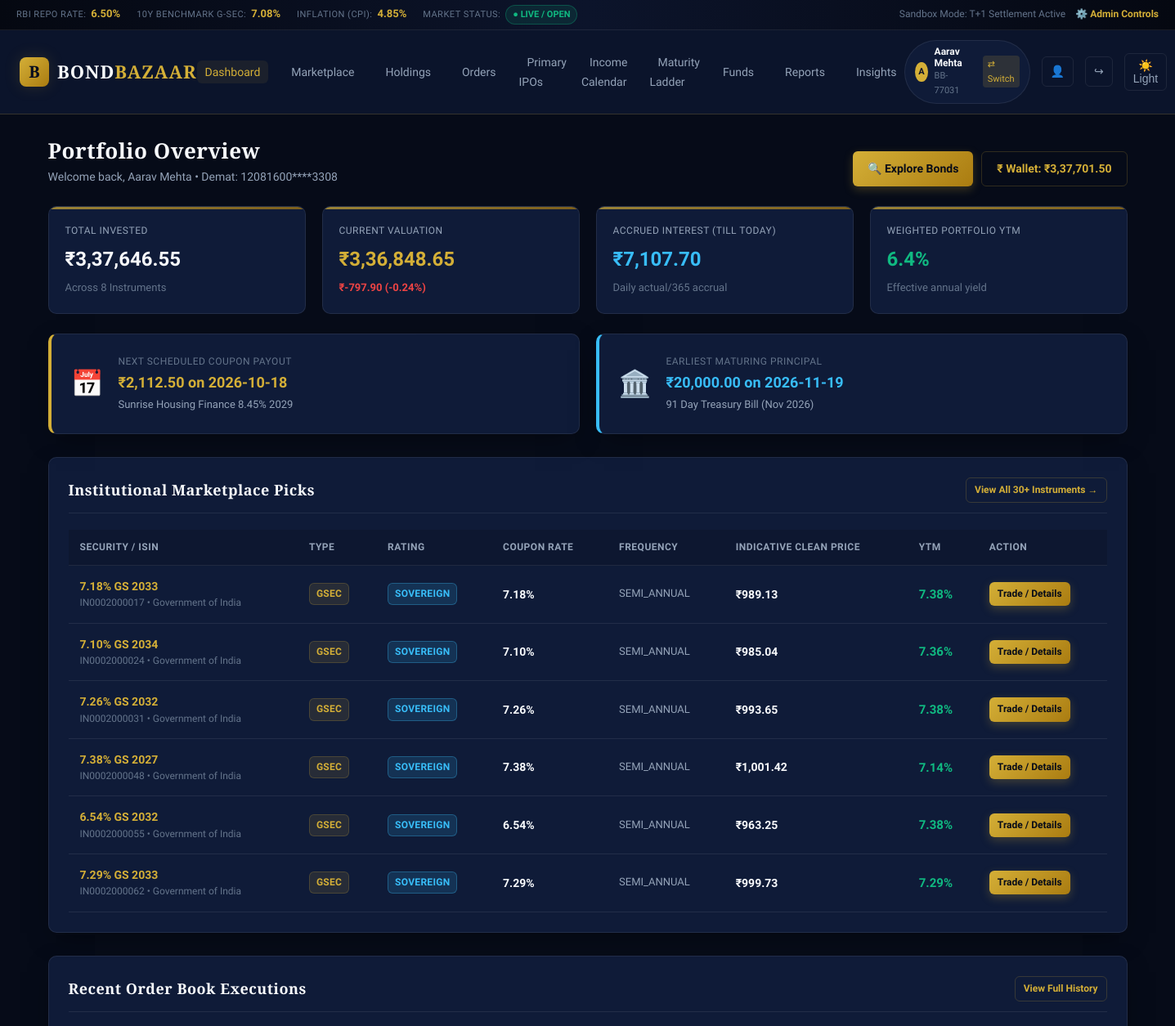
Before: / (upper part) with the older database file.
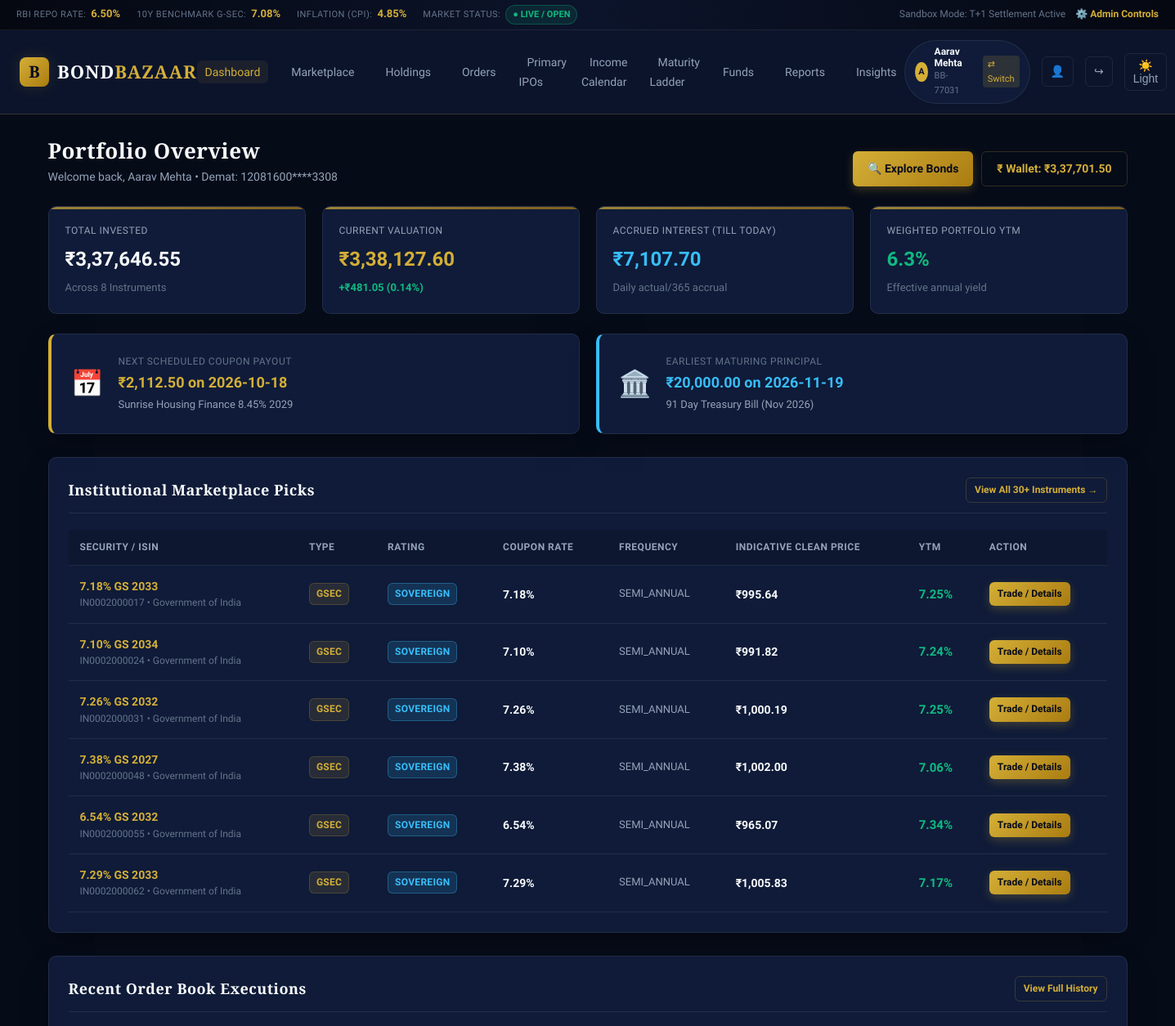
After: the same page with the newer database file.
### app/models/entities.py (models this page shows)
class User(Base):
    __tablename__ = "users"
    id = Column(Integer, primary_key=True, index=True)
    email = Column(String(120), unique=True, index=True, nullable=False)
    full_name = Column(String(120), nullable=False)
    mobile = Column(String(20), nullable=False)
    customer_id = Column(String(30), unique=True, index=True, nullable=False) # e.g. BB-77031
    pan = Column(String(10), nullable=False)
    pan_masked = Column(String(15), nullable=False)
    demat_account = Column(String(30), nullable=False)
    demat_account_masked = Column(String(30), nullable=False)
    bank_name = Column(String(100), default="HDFC Bank")
    bank_account_masked = Column(String(30), default="XXXXXX5021")
    bank_ifsc = Column(String(20), default="HDFC0001234")
    wallet_balance = Column(Float, default=100000.0) # In Rupees
    created_at = Column(DateTime(timezone=True), default=ist_now)
    holdings = relationship("Holding", back_populates="user", cascade="all, delete-orphan")
    orders = relationship("SecondaryOrder", back_populates="user", cascade="all, delete-orphan")
    transactions = relationship("WalletTransaction", back_populates="user", cascade="all, delete-orphan")
    consents = relationship("ApiConsent", back_populates="user", cascade="all, delete-orphan")
    applications = relationship("PrimaryApplication", back_populates="user", cascade="all, delete-orphan")

class Instrument(Base):
    __tablename__ = "instruments"
    id = Column(Integer, primary_key=True, index=True)
    isin = Column(String(12), unique=True, index=True, nullable=False)
    name = Column(String(150), nullable=False)
    issuer_name = Column(String(120), nullable=False)
    instrument_type = Column(String(30), nullable=False) # GSEC, TBILL, SDL, SGB, CORPORATE_BOND, TAX_FREE_BOND
    face_value = Column(Float, nullable=False)
    coupon_rate = Column(Float, default=0.0) # e.g. 0.0810
    coupon_frequency = Column(String(20), default="SEMI_ANNUAL") # ANNUAL, SEMI_ANNUAL, MONTHLY, CUMULATIVE
    issue_date = Column(Date, nullable=False)
    maturity_date = Column(Date, nullable=False)
    credit_rating = Column(String(20), default="AAA")
    rating_agency = Column(String(50), default="Beacon Ratings")
    is_secured = Column(Boolean, default=True)
    is_callable = Column(Boolean, default=False)
    is_puttable = Column(Boolean, default=False)
    min_lot_size = Column(Integer, default=1)
    benchmark_spread_bps = Column(Float, default=50.0) # Spread over 10Y benchmark in bps
    current_ytm = Column(Float, default=0.0750)
    clean_price = Column(Float, default=1000.0)
    dirty_price = Column(Float, default=1000.0)
    accrued_interest = Column(Float, default=0.0)
    modified_duration = Column(Float, default=4.5)
    current_yield = Column(Float, default=0.0750)
    next_coupon_date = Column(Date, nullable=True)
    explainer = Column(Text, default="")
    risk_profile = Column(Text, default="")
    is_active = Column(Boolean, default=True)
    price_history = relationship("PriceHistory", back_populates="instrument", cascade="all, delete-orphan")
    holdings = relationship("Holding", back_populates="instrument")
    orders = relationship("SecondaryOrder", back_populates="instrument")

### app/routers/web.py (the view)
@router.get("/", response_class=HTMLResponse)
async def home_page(request: Request, db: Session = Depends(get_db)):
    user = get_current_user_optional(request, db)
    if not user:
        return RedirectResponse(url="/login", status_code=303)
    summary = calculate_portfolio_summary(db, user)
    state = db.query(SystemState).first()
    featured_bonds = db.query(Instrument).filter(Instrument.is_active == True).limit(6).all()
    recent_orders = db.query(SecondaryOrder).filter(SecondaryOrder.user_id == user.id).order_by(SecondaryOrder.created_at.desc()).limit(5).all()
    return templates.TemplateResponse(
    request=request,
    name="home.html",
    context={
        "user": user,
        "summary": summary,
        "state": state,
        "featured_bonds": featured_bonds,
        "recent_orders": recent_orders
    }
)

### app/templates/home.html (shortened to what this page needs)
{% extends "base.html" %}
{% block content %}
<div style="margin-bottom: 24px; display: flex; justify-content: space-between; align-items: flex-end;">
    <div>
        <h1 style="font-size: 26px;">Portfolio Overview</h1>
        <p style="color: var(--text-muted); font-size: 14px;">Welcome back, {{ user.full_name }} • Demat: {{ user.demat_account_masked }}</p>
    </div>
    <div style="display: flex; gap: 10px;">
        <a href="/marketplace" class="btn btn-primary">🔍 Explore Bonds</a>
        <a href="/wallet" class="btn btn-secondary">₹ Wallet: {{ user.wallet_balance|inr }}</a>
    </div>
</div>
<div class="grid-4" style="margin-bottom: 24px;">
    <div class="stat-card">
        <span class="stat-label">Total Invested</span>
        <span class="stat-value">{{ summary.total_invested|inr }}</span>
        <span class="stat-sub">Across {{ summary.holdings_count }} Instruments</span>
    </div>
    <div class="stat-card">
        <span class="stat-label">Current Valuation</span>
        <span class="stat-value" style="color: var(--gold-primary);">{{ summary.current_value|inr }}</span>
        <span class="stat-sub" style="color: {% if summary.pnl >= 0 %}var(--success){% else %}var(--danger){% endif %}; font-weight: 600;">
            {% if summary.pnl >= 0 %}+{% endif %}{{ summary.pnl|inr }} ({{ summary.pnl_pct }}%)
        </span>
    </div>
    <div class="stat-card">
        <span class="stat-label">Accrued Interest (Till Today)</span>
        <span class="stat-value" style="color: #38BDF8;">{{ summary.accrued_interest|inr }}</span>
        <span class="stat-sub">Daily actual/365 accrual</span>
    </div>
    <div class="stat-card">
        <span class="stat-label">Weighted Portfolio YTM</span>
        <span class="stat-value" style="color: #10B981;">{{ summary.portfolio_ytm }}%</span>
        <span class="stat-sub">Effective annual yield</span>
    </div>
</div>
<div class="grid-2" style="margin-bottom: 28px;">
    <div class="card" style="display: flex; align-items: center; gap: 18px; border-left: 4px solid var(--gold-primary);">
        <div style="font-size: 32px;">📅</div>
        <div>
            <div style="font-size: 12px; color: var(--text-dim); text-transform: uppercase; letter-spacing: 0.5px;">Next Scheduled Coupon Payout</div>
            {% if summary.next_coupon %}
            <div style="font-size: 18px; font-weight: 700; color: var(--gold-primary); margin: 2px 0;">
                {{ summary.next_coupon.amount|inr }} on {{ summary.next_coupon.date }}
            </div>
            <div style="font-size: 13px; color: var(--text-muted);">{{ summary.next_coupon.instrument_name }}</div>
            {% else %}
            <div style="font-size: 15px; color: var(--text-muted); margin-top: 4px;">No immediate coupon payouts due.</div>
            {% endif %}
        </div>
    </div>
    <div class="card" style="display: flex; align-items: center; gap: 18px; border-left: 4px solid #38BDF8;">
        <div style="font-size: 32px;">🏛️</div>
        <div>
            <div style="font-size: 12px; color: var(--text-dim); text-transform: uppercase; letter-spacing: 0.5px;">Earliest Maturing Principal</div>
            {% if summary.next_maturity %}
            <div style="font-size: 18px; font-weight: 700; color: #38BDF8; margin: 2px 0;">
                {{ summary.next_maturity.amount|inr }} on {{ summary.next_maturity.date }}
            </div>
            <div style="font-size: 13px; color: var(--text-muted);">{{ summary.next_maturity.instrument_name }}</div>
            {% else %}
            <div style="font-size: 15px; color: var(--text-muted); margin-top: 4px;">No upcoming maturities.</div>
            {% endif %}
        </div>
    </div>
</div>
<div class="card" style="margin-bottom: 28px;">
    <div class="card-header">
        <h2 class="card-title">Institutional Marketplace Picks</h2>
        <a href="/marketplace" class="btn btn-secondary btn-sm">View All 30+ Instruments →</a>
    </div>
    <div class="table-responsive">
        <table class="bb-table">
            <thead>
                <tr>
                    <th>Security / ISIN</th>
                    <th>Type</th>
                    <th>Rating</th>
                    <th>Coupon Rate</th>
                    <th>Frequency</th>
                    <th>Indicative Clean Price</th>
                    <th>YTM</th>
                    <th>Action</th>
                </tr>
            </thead>
            <tbody>
                {% for b in featured_bonds %}
                <tr>
                    <td>
                        <a href="/bonds/{{ b.isin }}" style="font-weight: 600; font-size: 14px;">{{ b.name }}</a>
                        <div style="font-size: 12px; color: var(--text-dim);">{{ b.isin }} • {{ b.issuer_name }}</div>
                    </td>
                    <td><span class="badge badge-type">{{ b.instrument_type }}</span></td>
                    <td>
                        {% if 'SOVEREIGN' in b.credit_rating %}
                        <span class="badge badge-sovereign">SOVEREIGN</span>
                        {% elif 'AAA' in b.credit_rating %}
                        <span class="badge badge-aaa">AAA</span>
                        {% elif 'AA' in b.credit_rating %}
                        <span class="badge badge-aa">{{ b.credit_rating }}</span>
                        {% else %}
                        <span class="badge badge-a">{{ b.credit_rating }}</span>
                        {% endif %}
                    </td>
                    <td style="font-weight: 600;">{{ b.coupon_rate|pct }}</td>
                    <td style="font-size: 13px; color: var(--text-muted);">{{ b.coupon_frequency }}</td>
                    <td style="font-weight: 700;">{{ b.clean_price|inr }}</td>
                    <td style="color: #10B981; font-weight: 700; font-size: 15px;">{{ b.current_ytm|pct }}</td>
                    <td>
                        <a href="/bonds/{{ b.isin }}" class="btn btn-primary btn-sm">Trade / Details</a>
                    </td>
                </tr>
                {% endfor %}
            </tbody>
        </table>
    </div>
</div>
<div class="card">
    <div class="card-header">
        <h2 class="card-title">Recent Order Book Executions</h2>
        <a href="/orders" class="btn btn-secondary btn-sm">View Full History</a>
    </div>
</div>
{% endblock %}

### app/templates/base.html (shortened to what this page needs)
<!DOCTYPE html>
<html lang="en" data-theme="dark">
<head>
    <link rel="stylesheet" href="/static/css/style.css">
</head>
<body>
    <div class="header-top-ticker">
        <div class="ticker-items">
            <div class="ticker-item">
                <span class="ticker-label">RBI REPO RATE:</span>
                <span class="ticker-value">6.50%</span>
            </div>
            <div class="ticker-item">
                <span class="ticker-label">10Y BENCHMARK G-SEC:</span>
                <span class="ticker-value">7.08%</span>
            </div>
            <div class="ticker-item">
                <span class="ticker-label">INFLATION (CPI):</span>
                <span class="ticker-value">4.85%</span>
            </div>
            <div class="ticker-item">
                <span class="ticker-label">MARKET STATUS:</span>
                <span class="market-status-badge market-open">● LIVE / OPEN</span>
            </div>
        </div>
        <div style="display: flex; gap: 12px; align-items: center; font-size: 12px;">
            <span style="color: var(--text-dim);">Sandbox Mode: T+1 Settlement Active</span>
            <a href="/admin" style="color: var(--gold-primary); font-weight: 600;">⚙️ Admin Controls</a>
        </div>
    </div>
    <nav class="navbar">
        <div class="nav-brand">
            <a href="/" style="display: flex; align-items: center; gap: 10px; text-decoration: none;">
                <div class="brand-logo-icon">B</div>
                <div class="brand-text">BOND<span>BAZAAR</span></div>
            </a>
        </div>
        <ul class="nav-links">
            <li><a href="/" class="nav-link {% if request.url.path == '/' %}active{% endif %}">Dashboard</a></li>
            <li><a href="/marketplace" class="nav-link {% if request.url.path.startswith('/marketplace') or request.url.path.startswith('/bonds') %}active{% endif %}">Marketplace</a></li>
            <li><a href="/holdings" class="nav-link {% if request.url.path == '/holdings' %}active{% endif %}">Holdings</a></li>
            <li><a href="/orders" class="nav-link {% if request.url.path == '/orders' %}active{% endif %}">Orders</a></li>
            <li><a href="/primary-issues" class="nav-link {% if request.url.path == '/primary-issues' %}active{% endif %}">Primary IPOs</a></li>
            <li><a href="/income-calendar" class="nav-link {% if request.url.path == '/income-calendar' %}active{% endif %}">Income Calendar</a></li>
            <li><a href="/maturity-ladder" class="nav-link {% if request.url.path == '/maturity-ladder' %}active{% endif %}">Maturity Ladder</a></li>
            <li><a href="/wallet" class="nav-link {% if request.url.path == '/wallet' %}active{% endif %}">Funds</a></li>
            <li><a href="/reports" class="nav-link {% if request.url.path == '/reports' %}active{% endif %}">Reports</a></li>
            <li><a href="/insights" class="nav-link {% if request.url.path == '/insights' %}active{% endif %}">Insights</a></li>
        </ul>
        <div class="nav-actions">
            {% if user %}
            <div class="user-pill">
                <div class="user-avatar">{{ user.full_name[:1] }}</div>
                <div>
                    <div style="font-weight: 600; font-size: 12px; line-height: 1.2;">{{ user.full_name }}</div>
                    <div style="font-size: 11px; color: var(--text-dim);">{{ user.customer_id }}</div>
                </div>
                <div style="margin-left: 8px; display: flex; gap: 4px;">
                    <a href="/switch-user/{% if user.email == 'aarav.mehta@example.com' %}priya.nair@example.com{% else %}aarav.mehta@example.com{% endif %}" title="Switch Demo Account" style="font-size: 11px; padding: 2px 6px; background: rgba(212,175,55,0.15); border-radius: 4px;">
                        ⇄ Switch
                    </a>
                </div>
            </div>
            <a href="/profile" class="btn-icon" title="Profile & Connected Apps">👤</a>
            <a href="/logout" class="btn-icon" title="Sign Out">↪</a>
            {% else %}
            <a href="/login" class="btn btn-secondary btn-sm">Sign In</a>
            <a href="/register" class="btn btn-primary btn-sm">Open Account</a>
            {% endif %}
            <button id="themeToggleBtn" class="theme-toggle-btn" title="Toggle Light/Dark">☀️</button>
        </div>
    </nav>
    <main class="main-content">
        {% block content %}{% endblock %}
    </main>
</body>
</html>

Changed rows visible on the page:
changed Instrument "7.18% GS 2033": clean_price|inr "₹989.13" → "₹995.64"; current_ytm|pct "7.38%" → "7.25%"
changed Instrument "7.10% GS 2034": clean_price|inr "₹985.04" → "₹991.82"; current_ytm|pct "7.36%" → "7.24%"
changed Instrument "7.26% GS 2032": clean_price|inr "₹993.65" → "₹1,000.19"; current_ytm|pct "7.38%" → "7.25%"
changed Instrument "7.38% GS 2027": clean_price|inr "₹1,001.42" → "₹1,002.00"; current_ytm|pct "7.14%" → "7.06%"
changed Instrument "6.54% GS 2032": clean_price|inr "₹963.25" → "₹965.07"; current_ytm|pct "7.38%" → "7.34%"
changed Instrument "7.29% GS 2033": clean_price|inr "₹999.73" → "₹1,005.83"; current_ytm|pct "7.29%" → "7.17%"
Other visible differences:
{{ summary.current_value|inr }}: "₹3,36,848.65" → "₹3,38,127.60"
{{ summary.pnl|inr }}: "₹-797.90" → "₹481.05"
{{ summary.pnl_pct }}: "-0.24" → "0.14"
{{ summary.portfolio_ytm }}: "6.4" → "6.3"
